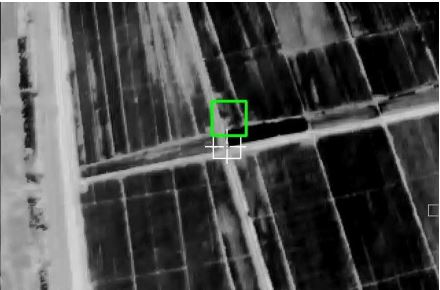
#> input picture 3.JPG, 440 x 290 px, found by its file name
$ python crossroad.py
#> lines starting #> are read from the running program, lines starting #| are printed output that depends on the picture; after the words box and inside, x2 and y2 are one past the last pixel; in counts of white or black regions, pixels touching at a corner belong together; long printed decimals are rounded
import cv2
import numpy as np
from scipy.cluster.hierarchy import dendrogram, linkage, fcluster
from matplotlib import pyplot as plt


def CCDC(image_open,point):
    img_edge2=image_open
    x=int(point[0])
    y=int(point[1])
    num_4=0
    dis_min=15
    dis_max=40
    dis=dis_min
    """cv2.line(img,(x-dis_min,y-dis_min),(x+dis_min,y-dis_min),(0,0,255),2)
    cv2.line(img,(x+dis_min,y-dis_min),(x+dis_min,y+dis_min),(0,0,255),2)
    cv2.line(img,(x+dis_min,y+dis_min),(x-dis_min,y+dis_min),(0,0,255),2)
    cv2.line(img,(x-dis_min,y+dis_min),(x-dis_min,y-dis_min),(0,0,255),2)
    cv2.line(img,(x-dis_max,y-dis_max),(x+dis_max,y-dis_max),(0,255,255),2)
    cv2.line(img,(x+dis_max,y-dis_max),(x+dis_max,y+dis_max),(0,255,255),2)
    cv2.line(img,(x+dis_max,y+dis_max),(x-dis_max,y+dis_max),(0,255,255),2)
    cv2.line(img,(x-dis_max,y+dis_max),(x-dis_max,y-dis_max),(0,255,255),2)


    cv2.imshow('1',img)"""
    var_total=0
    delta=100
    while dis<dis_max:
        s1=img_edge2[y-dis,x-dis:x+dis]
        #print(s1)
        s2=img_edge2[y-dis+1:y+dis,x+dis]

        s3=img_edge2[y+dis,x-dis:x+dis-1]
        s3=s3[::-1]
        s4=img_edge2[y-dis+1:y+dis-1,x-dis]
        s4=s4[::-1]
        last=img_thresh[y-dis,x-dis]
        num=0
        lenth=[]
        length=0
        lenth_var=0
        for a in s1:
            if a==255:
                if last==0:
                    length=1
                else :
                    length=length+1
            else :
                if last==255:
                    if length>5:
                        num=num+1
                        lenth.append(length)
            last=a
        for a in s2:
            if a==255:
                if last==0:

                    length=1
                else :
                    length=length+1
            else :
                if last==255:
                    if length>5:
                        num=num+1
                        lenth.append(length)
            last=a
        for a in s3:
            if a==255:
                if last==0:

                    length=1
                else :
                    length=length+1
            else :
                if last==255:
                    if length>5:
                        num=num+1
                        lenth.append(length)
            last=a
        for a in s4:
            if a==255:
                if last==0:

                    length=1
                else :
                    length=length+1
            else :
                if last==255:
                    if length>5:
                        num=num+1
                        lenth.append(length)
            last=a
        #print(lenth)
        if num==4:
            lenth_var=np.var(lenth)
            #print(lenth_var)
            num_4=num_4+1
        dis=dis+1
        var_total=var_total+lenth_var
    if num_4>0:
        delta=var_total/num_4
    #print(delta)
    #print(num_4)
    if (num_4/(dis_max-dis_min)>0.8) & (delta<5):
        print([x,y],'is a crossroad')
        return 1
    else:
        return 0

def hierarchy_cluster(data,threshold, method='average'):
    '''层次聚类

    Arguments:
        data [[0, float, ...], [float, 0, ...]] -- 文档 i 和文档 j 的距离

    Keyword Arguments:
        method {str} -- [linkage的方式： single、complete、average、centroid、median、ward] (default: {'average'})
        threshold {float} -- 聚类簇之间的距离
    Return:
        cluster_number int -- 聚类个数
        cluster [[idx1, idx2,..], [idx3]] -- 每一类下的索引
    '''
    data = np.array(data)

    Z = linkage(data, method='average')
    cluster_assignments = fcluster(Z, threshold, criterion='distance')
    #print type(cluster_assignments)
    num_clusters = cluster_assignments.max()
    indices = get_cluster_indices(cluster_assignments)

    return num_clusters, indices


def get_cluster_indices(cluster_assignments):
    '''映射每一类至原数据索引

    Arguments:
        cluster_assignments 层次聚类后的结果

    Returns:
        [[idx1, idx2,..], [idx3]] -- 每一类下的索引
    '''
    n = cluster_assignments.max()
    indices = []
    for cluster_number in range(1, n + 1):
        indices.append(np.where(cluster_assignments == cluster_number)[0])

    return indices


def cross_point(line1, line2):  # 计算交点函数
    #是否存在交点
    point_is_exist=False
    x=0
    y=0
    x1 = line1[0]  # 取四点坐标
    y1 = line1[1]
    x2 = line1[2]
    y2 = line1[3]

    x3 = line2[0]
    y3 = line2[1]
    x4 = line2[2]
    y4 = line2[3]

    if (x2 - x1) == 0:
        k1 = None
    else:
        k1 = (y2 - y1) * 1.0 / (x2 - x1)  # 计算k1,由于点均为整数，需要进行浮点数转化
        b1 = y1 * 1.0 - x1 * k1 * 1.0  # 整型转浮点型是关键

    if (x4 - x3) == 0:  # L2直线斜率不存在操作
        k2 = None
        b2 = 0
    else:
        k2 = (y4 - y3) * 1.0 / (x4 - x3)  # 斜率存在操作
        b2 = y3 * 1.0 - x3 * k2 * 1.0

    if k1 is None:
        if not k2 is None:
            x = x1
            y = k2 * x1 + b2
            #point_is_exist=True
    elif k2 is None:
        x=x3
        y=k1*x3+b1
    elif not k2==k1:
        x = (b2 - b1) * 1.0 / (k1 - k2)
        y = k1 * x * 1.0 + b1 * 1.0
    if (x>0)&(y>0) :
        point_is_exist=True
    return point_is_exist,[x, y]


img = cv2.imread("3.jpg", 1)
#> img is the input picture: shape (290, 440, 3); mean B, G, R 74.3, 75, 74.3
#sp=img.shape
#print(sp)
gray = cv2.cvtColor(img, cv2.COLOR_BGR2GRAY)
#cv2.imshow("src", gray)

dst = cv2.equalizeHist(gray)
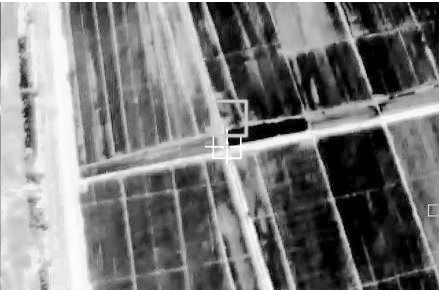
#> dst: shape (290, 440); min 0, max 255, mean 122.4
#cv2.imshow("dst", dst)

ret, img_thresh = cv2.threshold(dst, 203, 255, cv2.THRESH_BINARY )
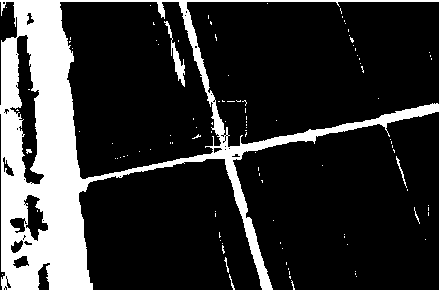
#> img_thresh: shape (290, 440); 19.6% white; 107 white regions (100 under 20 px), largest, box (x1, y1, x2, y2) and area: (0, 0, 440, 290) 24207, (164, 21, 185, 87) 319, (396, 156, 407, 188) 58
#cv2.imwrite("img_thresh.jpg",img_thresh)

Matrix = np.ones((3, 3), np.uint8)

img_edge1 = cv2.erode(img_thresh, Matrix)
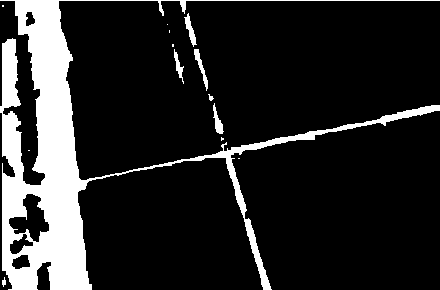
#> img_edge1: shape (290, 440); 15.6% white; 14 white regions (7 under 20 px), largest, box (x1, y1, x2, y2) and area: (0, 0, 440, 290) 19177, (194, 49, 208, 91) 166, (184, 13, 197, 47) 163
#cv2.imshow('erode.jpg',img_edge1 )

Matrix2 = np.ones((7, 7), np.uint8)

img_edge2 = cv2.dilate(img_edge1, Matrix2)
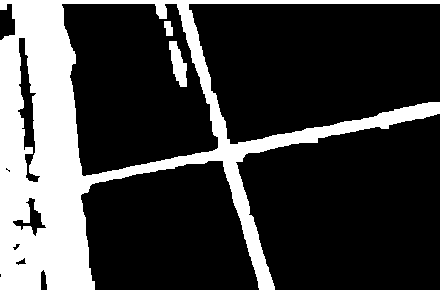
#> img_edge2: shape (290, 440); 24.3% white; 3 white regions, box (x1, y1, x2, y2) and area: (0, 0, 440, 290) 30386, (169, 41, 187, 87) 489, (164, 21, 173, 36) 107
#cv2.imwrite('dilate.jpg',img_edge2)

edges = cv2.Canny(img_edge2,100,200,apertureSize = 7)
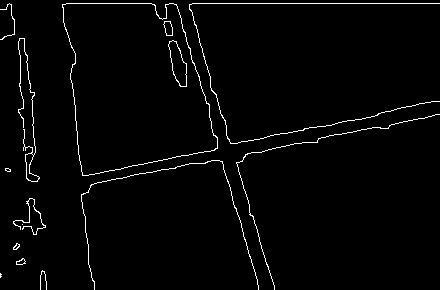
#> edges: shape (290, 440); 2.2% white in thin lines or dots
#cv2.imwrite('edges.jpg',edges)
"""
lines = cv2.HoughLinesP(edges,1,np.pi/180,80,minLineLength=70,maxLineGap=80)
lines1 = lines[:,0,:]#提取为二维
print(len(lines1))
for x1,y1,x2,y2 in lines1[:]:
    cv2.line(img,(x1,y1),(x2,y2),(0,0,255),2)
    #cv2.line(edges,(x1,y1),(x2,y2),(0,255,0),2)

cv2.imwrite('line1.jpg',img)
#cv2.imshow('line2.jpg',edges)
"""

lines = cv2.HoughLines(edges,1,np.pi/180,100)
#> lines = [[3, 1.57], [-178, 2.84], [189, 1.36], [-169, 2.86], [197, 1.38], [185, 1.38], [-65, 3.05], [202, 1.36]]
lines2 = lines[:,0,:]#提取为为二维
#> lines2 has the same summary as lines
print(len(lines2))
#| 8
lines1=[]
for rho,theta in lines2[:]:
    a = np.cos(theta)
    b = np.sin(theta)
    x0 = a*rho
    y0 = b*rho
    x1 = int(x0 + 1000*(-b))
    y1 = int(y0 + 1000*(a))
    x2 = int(x0 - 1000*(-b))
    y2 = int(y0 - 1000*(a))
    lines1.append([x1,y1,x2,y2])
#> this loop made 8 passes
#> (rho, theta, a, b, x0, y0, x1, y1) on passes 1 to 8: (3, 1.57, -4.37e-08, 1, -1.31e-07, 3, -1000, 2), (-178, 2.84, -0.956, 0.292, 170.2, -52.04, -122, -1008), (189, 1.36, 0.208, 0.978, 39.3, 184.9, -938, 392), (-169, 2.86, -0.961, 0.276, 162.5, -46.58, -113, -1007), (197, 1.38, 0.191, 0.982, 37.59, 193.4, -944, 384), (185, 1.38, 0.191, 0.982, 35.3, 181.6, -946, 372), (-65, 3.05, -0.996, 0.0872, 64.75, -5.67, -22, -1001), (202, 1.36, 0.208, 0.978, 42, 197.6, -936, 405)
#> after the loop, lines1 = [[-1000, 2, 999, 3], [-122, -1008, 462, 904], [-938, 392, 1017, -23], [-113, -1007, 438, 914], [-944, 384, 1019, 2], [-946, 372, 1016, -9], [-22, -1001, 151, 990], [-936, 405, 1020, -10]]
    #cv2.line(img,(x1,y1),(x2,y2),(0,0,255),2)
#cv2.imwrite('line2.jpg',img)


points=[]
i=0
while i<len(lines1):
    a=lines1[i]
    #print(a)
    i=i+1
    j=i
    while j<len(lines1):
        b=lines1[j]
        j=j+1

        point_is_exist, [x, y]=cross_point(a,b)
        if point_is_exist:
                print([x,y])
                points.append([x,y])
#> this loop made 8 passes
#> (printed output is left out)
#> after the loop, i = 8; points = 21 items, first 6: [186.7, 2.59], [894.8, 2.95], [176.6, 2.59], [1013.8, 3.01], [954.3, 2.98], [65.2, 2.53]
                #cv2.circle(img,(int(x),int(y)),5,(255,0,0),2)

print(len(points))
#| 21
#cv2.imwrite('points.jpg', img)
"""
for i,line in lines1:
    for j,line0 in lines1:
        if j>i:

            point_is_exist, [x, y]=cross_point(line,line0)
            if point_is_exist:
                print([x,y])
                points.append([x,y])
                cv2.circle(img,(int(x),int(y)),5,(255,0,0),2)

print(len(points))
cv2.imshow('points.jpg', img)"""

arr = np.array(points)
#> arr = 21 rows, first 8: [186.7, 2.59], [894.8, 2.95], [176.6, 2.59], [1013.8, 3.01], [954.3, 2.98], [65.2, 2.53], [958.8, 2.98], [229.9, 144.1]

num_clusters, indices = hierarchy_cluster(arr,30)
#> in hierarchy_cluster, `data = np.array(data)`: data has the same summary as arr outside hierarchy_cluster
#> in hierarchy_cluster, `Z = linkage(data, method='average')`: Z = 20 rows, first 6: [7, 9, 0.425, 2], [11, 15, 0.638, 2], [8, 10, 1.98, 2], [14, 16, 2.19, 2], [13, 19, 3.1, 2], [4, 6, 4.5, 2]
#> in hierarchy_cluster, `cluster_assignments = fcluster(Z, threshold, criterion='distance')`: cluster_assignments = 21 values, max 9 at index 18, min 1 at index 4, mean 5.57
#> in hierarchy_cluster, `num_clusters = cluster_assignments.max()`: num_clusters = 9
#> after the loop in get_cluster_indices, `for cluster_number in range(1, n + 1):`: indices = [[4, 6], [3], [1], [0, 2], [5], [13, 17, 19, 20], [7, 8, 9, 10, 11, 14, 15, 16], [12], [18]]
#> num_clusters = 9


print ("%d clusters" % num_clusters)
#| 9 clusters
ave=[]
for k, ind in enumerate(indices):

    sumx=0
    sumy=0
    n=0
    print ("cluster", k + 1, "is", ind)
    if len(ind)>2:
        for i in ind:

            print(points[i])
            x,y=points[i]
            sumx=sumx+x
            sumy=sumy+y
            n=n+1
        ave.append([sumx/n,sumy/n])
#> this loop made 9 passes
#> (printed output is left out)
#> after the loop, ave = [[80.67, 180.6], [225.6, 151.1]]
print ('center point is',ave)
#| center point is [[80.668, 180.571], [225.596, 151.105]]

for point in ave:
    #print(point)
    i=CCDC(img_edge2,point)
    if i==1:
        dis_min=20
        x=int(point[0])
        y=int(point[1])
        cv2.line(img,(x-dis_min,y-dis_min),(x+dis_min,y-dis_min),(255,0,255),2)
        cv2.line(img,(x+dis_min,y-dis_min),(x+dis_min,y+dis_min),(255,0,255),2)
        cv2.line(img,(x+dis_min,y+dis_min),(x-dis_min,y+dis_min),(255,0,255),2)
        cv2.line(img,(x-dis_min,y+dis_min),(x-dis_min,y-dis_min),(255,0,255),2)
#> this loop made 2 passes
#> (point, dis_max in CCDC) on passes 1 to 2: ([80.67, 180.6], 40), ([225.6, 151.1], 40)
#| [225, 151] is a crossroad
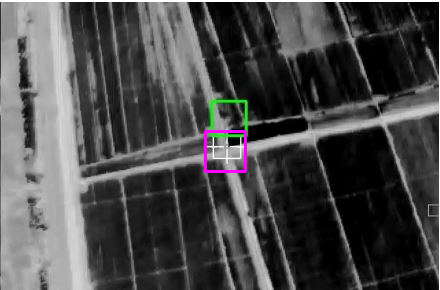
#> img: shape (290, 440, 3); 0.37% of pixels changed, all inside (x1, y1, x2, y2) = (204, 130, 247, 173)
    #print(i)
cv2.imwrite('3_result.jpg',img)

$ run again, with 1.JPG copied over 3.JPG
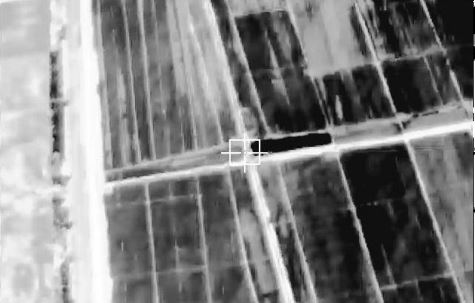
#> input picture 1.JPG, 475 x 303 px, found by its file name
#> img is the input picture: shape (303, 475, 3); min 0, max 255, mean 128.1
#> `ret, img_thresh = cv2.threshold(dst, 203, 255, cv2.THRESH_BINARY )`:
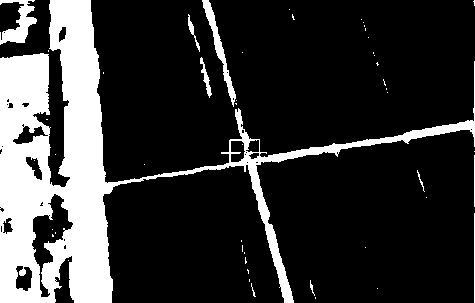
#> img_thresh: shape (303, 475); 20.3% white; 49 white regions (39 under 20 px), largest, box (x1, y1, x2, y2) and area: (0, 0, 475, 303) 27274, (0, 0, 37, 45) 752, (202, 0, 236, 107) 667
#> img_edge1: shape (303, 475); 17% white; 18 white regions (9 under 20 px), largest, box (x1, y1, x2, y2) and area: (0, 0, 130, 303) 21263, (162, 121, 475, 303) 2130, (0, 0, 36, 43) 508
#> img_edge2: shape (303, 475); 24.9% white; 9 white regions, largest, box (x1, y1, x2, y2) and area: (0, 0, 475, 303) 32860, (200, 0, 238, 100) 1159, (0, 0, 39, 46) 1126
#> edges: shape (303, 475); 2.1% white in thin lines or dots
#> lines = [[203, 1.41], [197, 1.4], [-202, 2.86], [-194, 2.88], [-97, 3.09]]
#> lines2 has the same summary as lines
#| 5
#> the loop `for rho,theta in lines2[:]:` made 5 passes
#> (rho, theta, a, b, x0, y0, x1, y1) on passes 1 to 5: (203, 1.41, 0.156, 0.988, 31.76, 200.5, -955, 356), (197, 1.4, 0.174, 0.985, 34.21, 194, -950, 367), (-202, 2.86, -0.961, 0.276, 194.2, -55.68, -81, -1016), (-194, 2.88, -0.966, 0.259, 187.4, -50.21, -71, -1016), (-97, 3.09, -0.999, 0.0523, 96.87, -5.08, 44, -1003)
#> after the loop `for rho,theta in lines2[:]:`: lines1 = [[-955, 356, 1019, 44], [-950, 367, 1019, 20], [-81, -1016, 469, 905], [-71, -1016, 446, 915], [44, -1003, 149, 993]]
#> the loop `while i<len(lines1):` made 5 passes
#> (printed output is left out)
#> after the loop `while i<len(lines1):`: i = 5; points = [[257, 164.4], [245.5, 166.3], [106.7, 188.2], [254.2, 154.8], [243, 156.8], [106.3, 180.9]]
#| 6
#> arr has the same summary as points
#> data has the same summary as points outside hierarchy_cluster
#> Z = [[2, 5, 7.36, 2], [1, 4, 9.83, 2], [0, 3, 10.05, 2], [7, 8, 13.33, 4], [6, 9, 145.6, 6]]
#> cluster_assignments = [2, 2, 1, 2, 2, 1]
#> in hierarchy_cluster, `num_clusters = cluster_assignments.max()`: num_clusters = 2
#> after the loop in get_cluster_indices, `for cluster_number in range(1, n + 1):`: indices = [[2, 5], [0, 1, 3, 4]]
#> `num_clusters, indices = hierarchy_cluster(arr,30)`: num_clusters = 2; indices = [[2, 5], [0, 1, 3, 4]]
#| 2 clusters
#> the loop `for k, ind in enumerate(indices): ` made 2 passes
#> ind on passes 1 to 2: [2, 5], [0, 1, 3, 4]
#> (printed output is left out)
#> after the loop `for k, ind in enumerate(indices):`: ave = [[249.9, 160.6]]
#| center point is [[249.925, 160.558]]
#> the loop `for point in ave:` made 1 pass
#> (point, dis_max in CCDC) on pass 1: ([249.9, 160.6], 40)
#> (printed output is left out)
#> after the loop `for point in ave:`:
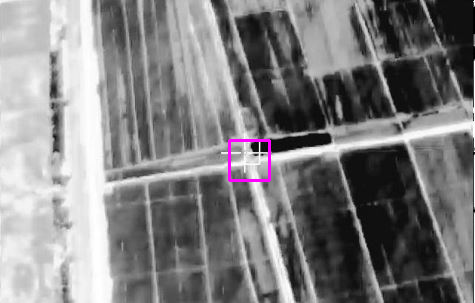
#> img: shape (303, 475, 3); 0.33% of pixels changed, all inside (x1, y1, x2, y2) = (228, 139, 271, 182)

$ run again, with 2.JPG copied over 3.JPG
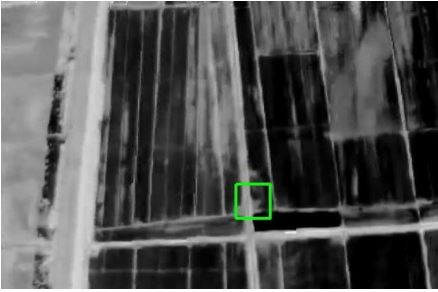
#> input picture 2.JPG, 438 x 292 px, found by its file name
#> img is the input picture: shape (292, 438, 3); mean B, G, R 81.4, 82.1, 81.4
#> `ret, img_thresh = cv2.threshold(dst, 203, 255, cv2.THRESH_BINARY )`:
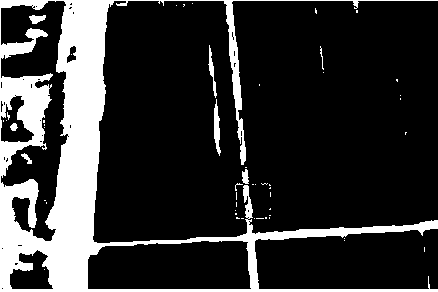
#> img_thresh: shape (292, 438); 19.5% white; 52 white regions (44 under 20 px), largest, box (x1, y1, x2, y2) and area: (0, 0, 438, 292) 24046, (214, 99, 221, 156) 231, (208, 45, 217, 98) 150
#> img_edge1: shape (292, 438); 15.5% white; 26 white regions (11 under 20 px), largest, box (x1, y1, x2, y2) and area: (0, 0, 438, 292) 16190, (0, 75, 51, 175) 1966, (225, 0, 241, 109) 487
#> img_edge2: shape (292, 438); 25% white; 12 white regions, largest, box (x1, y1, x2, y2) and area: (0, 0, 438, 292) 27078, (222, 0, 248, 167) 1806, (0, 27, 49, 60) 886
#> edges: shape (292, 438); 2.7% white in thin lines or dots
#> lines = [[286, 1.57], [-220, 3.04], [254, 1.52], [260, 1.5], [248, 1.5], [-233, 3.05], [243, 1.52]]
#> lines2 has the same summary as lines
#| 7
#> the loop `for rho,theta in lines2[:]:` made 7 passes
#> (rho, theta, a, b, x0, y0, x1, y1) on passes 1 to 7: (286, 1.57, -4.37e-08, 1, -1.25e-05, 286, -1000, 285), (-220, 3.04, -0.995, 0.105, 218.8, -23, 114, -1017), (254, 1.52, 0.0523, 0.999, 13.29, 253.7, -985, 305), (260, 1.5, 0.0698, 0.998, 18.14, 259.4, -979, 329), (248, 1.5, 0.0698, 0.998, 17.3, 247.4, -980, 317), (-233, 3.05, -0.996, 0.0872, 232.1, -20.31, 144, -1016), (243, 1.52, 0.0523, 0.999, 12.72, 242.7, -985, 295)
#> after the loop `for rho,theta in lines2[:]:`: lines1 = [[-1000, 285, 999, 286], [114, -1017, 323, 971], [-985, 305, 1011, 201], [-979, 329, 1015, 189], [-980, 317, 1014, 177], [144, -1016, 319, 975], [-985, 295, 1011, 190]]
#> the loop `while i<len(lines1):` made 7 passes
#> (printed output is left out)
#> after the loop `while i<len(lines1):`: i = 7; points = [[250.9, 285.6], [258.4, 285.6], [246.2, 240.8], [246.5, 243], [245.2, 231], [296.5, 718.5], [245.1, 230.3], [363.8, 234.7], [254.4, 240.4], [254.6, 242.4], [970.2, 192.1], [253.6, 230.4], [284.6, 228.2], [253.5, 229.8]]
#| 14
#> arr = 14 rows, first 8: [250.9, 285.6], [258.4, 285.6], [246.2, 240.8], [246.5, 243], [245.2, 231], [296.5, 718.5], [245.1, 230.3], [363.8, 234.7]
#> data has the same summary as arr outside hierarchy_cluster
#> Z = 13 rows, first 6: [11, 13, 0.545, 2], [4, 6, 0.693, 2], [8, 9, 1.97, 2], [2, 3, 2.12, 2], [0, 1, 7.46, 2], [16, 17, 8.31, 4]
#> cluster_assignments = [1, 1, 2, 2, 2, 5, 2, 4, 2, 2, 6, 2, 3, 2]
#> in hierarchy_cluster, `num_clusters = cluster_assignments.max()`: num_clusters = 6
#> after the loop in get_cluster_indices, `for cluster_number in range(1, n + 1):`: indices = [[0, 1], [2, 3, 4, 6, 8, 9, 11, 13], [12], [7], [5], [10]]
#> `num_clusters, indices = hierarchy_cluster(arr,30)`: num_clusters = 6
#| 6 clusters
#> the loop `for k, ind in enumerate(indices): ` made 6 passes
#> (printed output is left out)
#> after the loop `for k, ind in enumerate(indices):`: ave = [[249.9, 236]]
#| center point is [[249.891, 236.015]]
#> the loop `for point in ave:` made 1 pass
#> (point, dis_max in CCDC) on pass 1: ([249.9, 236], 40)
#> (printed output is left out)
#> after the loop `for point in ave:`:
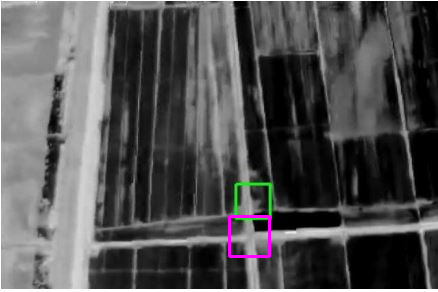
#> img: shape (292, 438, 3); 0.37% of pixels changed, all inside (x1, y1, x2, y2) = (228, 215, 271, 258)
